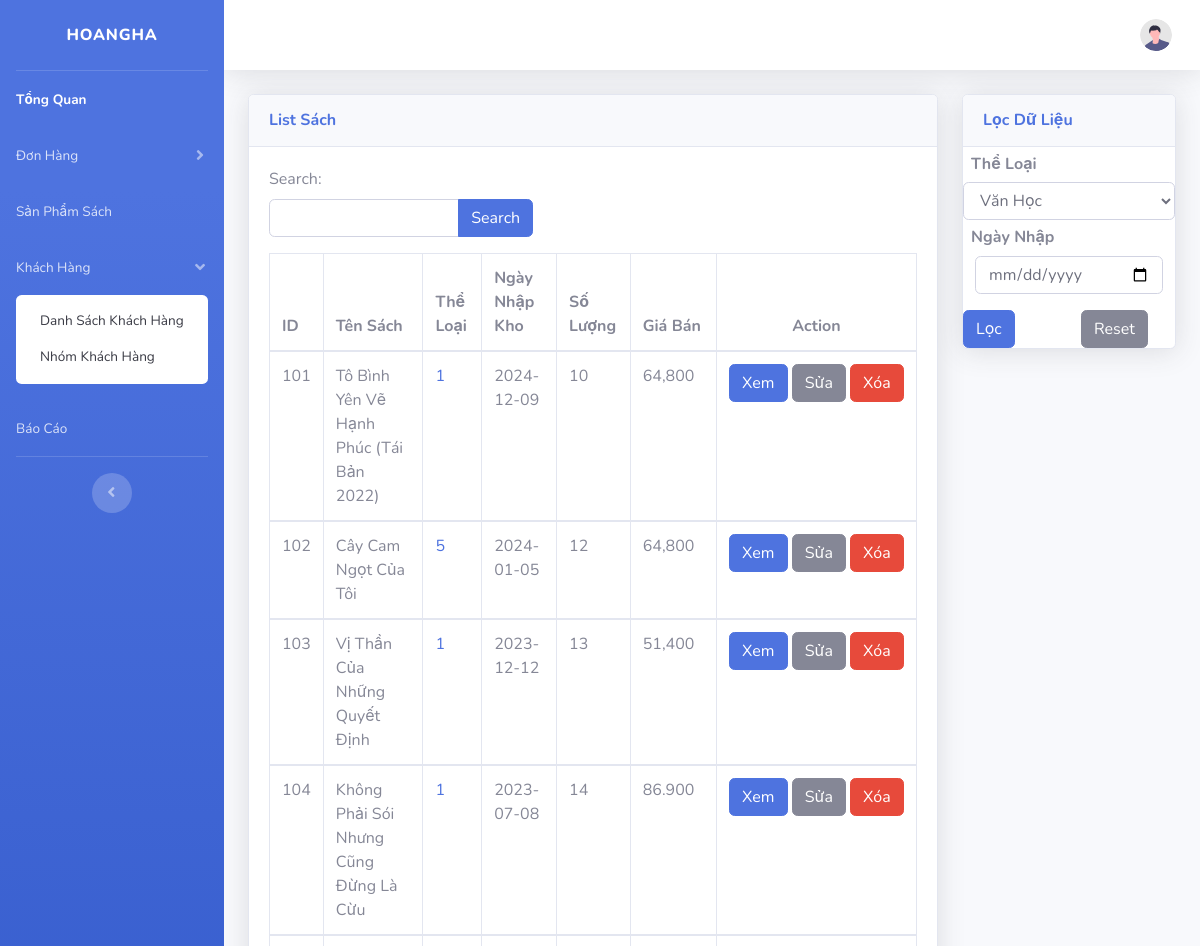
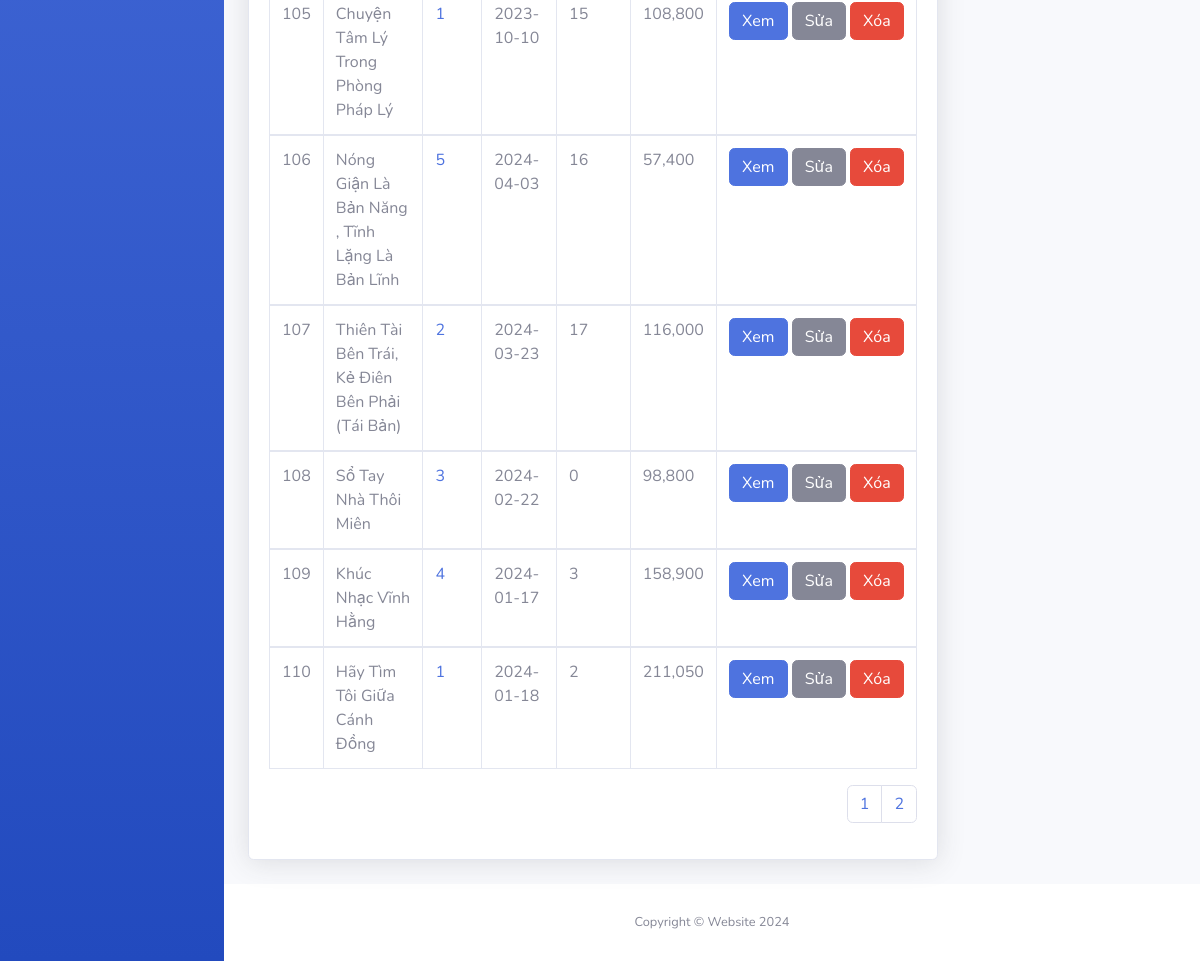
Screenshot of /view/listsach.php (signed in) with the database file from the repository (2 pictures, top to bottom).
### tables this page shows
CREATE TABLE `sach` (
  `id` int(255) NOT NULL,
  `name` varchar(255) NOT NULL,
  `img` varchar(255) DEFAULT NULL,
  `id_theloai` int(50) NOT NULL,
  `ngaynhapkho` date NOT NULL,
  `mota` varchar(1000) NOT NULL,
  `soluong` int(255) NOT NULL,
  `gia` varchar(255) NOT NULL COMMENT 'giá nhập',
  `giaban` varchar(255) NOT NULL COMMENT 'giá bán',
  `tacgia` varchar(500) NOT NULL
);

### view/listsach.php (the view, shortened to what this page needs)
<?php
include "../model/conn.php";
if (isset($_SESSION['login']['username']) && $_SESSION['login']['username']) {
    ?>
    <!DOCTYPE html>
    <html lang="en">
    <head>
        <link href="../view/vendor/fontawesome-free/css/all.min.css" rel="stylesheet" type="text/css">
        <link href="css/sb-admin-2.min.css" rel="stylesheet">
        <link rel="stylesheet" href="css/index.css">
    </head>
    <body id="page-top">
        <div id="wrapper">
            <ul class="navbar-nav bg-gradient-primary sidebar sidebar-dark accordion" id="accordionSidebar">
                <a class="sidebar-brand d-flex align-items-center justify-content-center"
                    href="http://localhost:8080/doantn/view/index.php">
                    <div class="sidebar-brand-text mx-3">HoangHa</div>
                </a>
                <hr class="sidebar-divider my-0">
                <li class="nav-item active">
                <a class="nav-link" href="index.php">
                    <span>Tổng Quan</span></a>
            </li>
            <li class="nav-item">
                <a class="nav-link collapsed" href="#" data-toggle="collapse" data-target="#collapsePages"
                    aria-expanded="true" aria-controls="collapsePages">
                    <span>Đơn Hàng</span>
                </a>
            </li>
            <li class="nav-item">
                <a class="nav-link" href="listsach.php">
                    <span>Sản Phẩm Sách</span></a>
            </li>
            <li class="nav-item">
                <a class="nav-link" href="#" data-toggle="collapse" data-target="#collapse" aria-expanded="true"
                    aria-controls="collapse">
                    <span>Khách Hàng</span>
                </a>
                <div id="collapse" class="collapse show" aria-labelledby="headingTwo" data-parent="#accordionSidebar">
                    <div class="bg-white py-2 collapse-inner rounded">
                        <a class="collapse-item" href="danhsachkhachhang.php">Danh Sách Khách Hàng</a>
                        <a class="collapse-item" href="nhomkhachhang.php">Nhóm Khách Hàng</a>
                    </div>
                </div>
            </li>
            <li class="nav-item">
                <a class="nav-link" href="baocao.php">
                    <span>Báo Cáo</span></a>
            </li>
                <hr class="sidebar-divider d-none d-md-block">
                <div class="text-center d-none d-md-inline">
                    <button class="rounded-circle border-0" id="sidebarToggle"></button>
                </div>
            </ul>
            <div id="content-wrapper" class="d-flex flex-column">
                <div id="content">
                    <nav class="navbar navbar-expand navbar-light bg-white topbar mb-4 static-top shadow">
                        <ul class="navbar-nav ml-auto">
                            <li class="nav-item dropdown no-arrow">
                                <a class="nav-link dropdown-toggle" href="#" id="userDropdown" role="button"
                                    data-toggle="dropdown" aria-haspopup="true" aria-expanded="false">
                                    <img class="img-profile rounded-circle" src="img/undraw_profile.svg">
                                </a>
                            </li>
                        </ul>
                    </nav>
                    <div class="container-fluid">
                        <div class="row">
                            <div class="col-xl-9 col-lg-9">
                                <div class="card shadow mb-4">
                                    <div class="card-header py-3">
                                        <h6 class="m-0 font-weight-bold text-primary">List Sách</h6>
                                    </div>
                                    <div class="card-body">
                                        <div class="form-row">
                                            <div class="form-group col-md-5">
                                                <form action="listsach.php" method="GET">
                                                    <label for="">Search:</label>
                                                    <div class="input-group">
                                                        <input type="text" class="form-control" name="search" value="<?php if (isset($_GET['search'])) {
                                                            echo $_GET['search'];
                                                        }
                                                        ?>" required>
                                                        <div class="input-group-append">
                                                            <input type="submit" class="btn btn-primary" value="Search">
                                                        </div>
                                                    </div>
                                                </form>
                                            </div>
                                        </div>
                                        <div class="table-responsive">
                                            <table class="table table-bordered" width="100%" cellspacing="0" id="table">
                                                <thead>
                                                    <tr>
                                                        <th>ID</th>
                                                        <th>Tên Sách</th>
                                                        <th>Thể Loại</th>
                                                        <th>Ngày Nhập Kho</th>
                                                        <th>Số Lượng</th>
                                                        <th>Giá Bán</th>
                                                        <th style="width: 200px; text-align: center;">Action</th>
                                                    </tr>
                                                </thead>
                                                <?php
                                                if (isset($_GET['search'])) {
                                                    $search = $_GET['search'];
                                                    $sql = "SELECT * FROM `sach` WHERE sach.name LIKE '%$search%' or sach.gia like '%$search%'";
                                                }
                                                else {
                                                    $item_per_page = !empty($_GET['per_page']) ? $_GET['per_page'] : 10;
                                                    $current_page = !empty($_GET['page']) ? $_GET['page'] : 1;
                                                    $offset = ($current_page - 1) * 10;
                                                    $sql = "SELECT * FROM sach INNER JOIN theloai ON sach.id_theloai AND theloai.id GROUP BY sach.id ASC LIMIT " . $item_per_page . " OFFSET " . $offset . " ";
                                                    $sql_totalsach = "SELECT * FROM sach";
                                                    $totalsach = mysqli_query($conn, $sql_totalsach);
                                                    $totalsach = (mysqli_num_rows($totalsach));
                                                    $totalpage = ceil($totalsach / $item_per_page);
                                                }
                                                $result = mysqli_query($conn, $sql);
                                                if (mysqli_num_rows($result) > 0) {
                                                    while ($row = mysqli_fetch_array($result)) {
                                                        ?>
                                                        <tbody id="listbook">
                                                            <tr>
                                                                <td><?php echo $row[0]; ?></td>
                                                                <td><?php echo $row[1]; ?></td>
                                                                <td><a
                                                                        href="nhomtheloai.php?idtheloai=<?php echo $row['id_theloai']; ?>"><?php echo $row['id_theloai']; ?></a>
                                                                </td>
                                                                <td><?php echo $row[4]; ?></td>
                                                                <td><?php echo $row['soluong']; ?></td>
                                                                <td><?php echo $row['gia']; ?></td>
                                                                <td><a href="sachdetail.php?id=<?php echo $row[0]; ?>"
                                                                        name="sachdetail" class="btn btn-primary">Xem</a>
                                                                    <a href="sualistsach.php?id=<?php echo $row[0]; ?>"
                                                                        name="sualistsach" class="btn btn-secondary">Sửa</a>
                                                                    <a onclick="return confirm('Xác Nhận Xóa ?')"
                                                                        href="../controller/xoalistsach.php?id=<?php echo $row[0]; ?>"
                                                                        class="btn btn-danger">Xóa</a>
                                                                </td>
                                                            </tr>
                                                        </tbody>
                                                        <?php
                                                    }
                                                }
                                                ?>
                                            </table>
                                            <ul class="pagination nav2">
                                                <?php
                                                if (!isset($_GET['search']) && !isset($_POST['filterdata'])) {
                                                    for ($num = 1; $num <= $totalpage; $num++) {
                                                        ?>
                                                        <li class="page-item"><a class="page-link"
                                                                href="?per_page=<?= $item_per_page ?>&page=<?= $num; ?>"><?= $num; ?></a>
                                                        </li>
                                                        <?php
                                                    }
                                                }
                                                ?>
                                            </ul>
                                        </div>
                                    </div>
                                </div>
                            </div>
                            <div class="col-xl-3 col-lg-3">
                                <div class="card shadow mb-4">
                                    <div class="card-header py-3">
                                        <h6 class="m-0 font-weight-bold text-primary">Lọc Dữ Liệu</h6>
                                    </div>
                                    <div class="row">
                                        <form action="listsach.php" method="post">
                                            <div class="col-md-12">
                                                <h6 class="ml-2 mt-2 font-weight-bold">Thể Loại</h6>
                                                <select id="theloai" name="theloai" class="form-control">
                                                    <?php
                                                    $sqlSelecttheloai = "SELECT * FROM theloai";
                                                    $result = mysqli_query($conn, $sqlSelecttheloai);
                                                    if (mysqli_num_rows($result) > 0) {
                                                        while ($row = mysqli_fetch_array($result)) {
                                                            ?>
                                                            <option value="<?php echo $row['id'] ?>">
                                                                <?php echo $row['name'] ?>
                                                            </option>
                                                            <?php
                                                        }
                                                    }
                                                    ?>
                                                </select>
                                            </div>
                                            <div class="col-md-12">
                                                <h6 class="ml-2 mt-2 font-weight-bold">Ngày Nhập</h6>
                                                <div class="list-group">
                                                    <div class="form-group col-md-12">
                                                        <input type="date" id="date" name="date" class="form-control">
                                                    </div>
                                                </div>
                                            </div>
                                            <div class="col-md-12">
                                                <div class="row">
                                                    <div class="col-md-6">
                                                        <button type="submit" class="btn btn-primary"
                                                            name="filterdata">Lọc</button>
                                                    </div>
                                                    <div class="col-md-6">
                                                        <a href="listsach.php" class="btn btn-secondary">Reset</a>
                                                    </div>
                                                </div>
                                            </div>
                                        </form>
                                    </div>
                                </div>
                            </div>
                        </div>
                    </div>
                    <footer class="sticky-footer bg-white">
                        <div class="container my-auto">
                            <div class="copyright text-center my-auto">
                                <span>Copyright &copy; Website 2024</span>
                            </div>
                        </div>
                    </footer>
                </div>
            </div>
        </div>
    </body>
    </html>
    <?php
} else {
    header("location: ../index.php");
}
?>

### view/css/index.css (style rules this page uses)
.nav2 { display: flex; justify-content: end; }

### rows the page displays
sach: id "101", name "Tô Bình Yên Vẽ Hạnh Phúc (Tái Bản 2022)", id_theloai "1", ngaynhapkho "2024-12-09", soluong "10", gia "64,800"
sach: id "102", name "Cây Cam Ngọt Của Tôi", id_theloai "5", ngaynhapkho "2024-01-05", soluong "12", gia "64,800"
sach: id "103", name "Vị Thần Của Những Quyết Định", id_theloai "1", ngaynhapkho "2023-12-12", soluong "13", gia "51,400"
sach: id "104", name "Không Phải Sói Nhưng Cũng Đừng Là Cừu", id_theloai "1", ngaynhapkho "2023-07-08", soluong "14", gia "86.900"
sach: id "105", name "Chuyện Tâm Lý Trong Phòng Pháp Lý", id_theloai "1", ngaynhapkho "2023-10-10", soluong "15", gia "108,800"
sach: id "106", name "Nóng Giận Là Bản Năng , Tĩnh Lặng Là Bản Lĩnh", id_theloai "5", ngaynhapkho "2024-04-03", soluong "16", gia "57,400"
sach: id "107", name "Thiên Tài Bên Trái, Kẻ Điên Bên Phải (Tái Bản)", id_theloai "2", ngaynhapkho "2024-03-23", soluong "17", gia "116,000"
sach: id "108", name "Sổ Tay Nhà Thôi Miên", id_theloai "3", ngaynhapkho "2024-02-22", soluong "0", gia "98,800"
sach: id "109", name "Khúc Nhạc Vĩnh Hằng", id_theloai "4", ngaynhapkho "2024-01-17", soluong "3", gia "158,900"
sach: id "110", name "Hãy Tìm Tôi Giữa Cánh Đồng", id_theloai "1", ngaynhapkho "2024-01-18", soluong "2", gia "211,050"

### other values shown
form field theloai "Văn Học"
